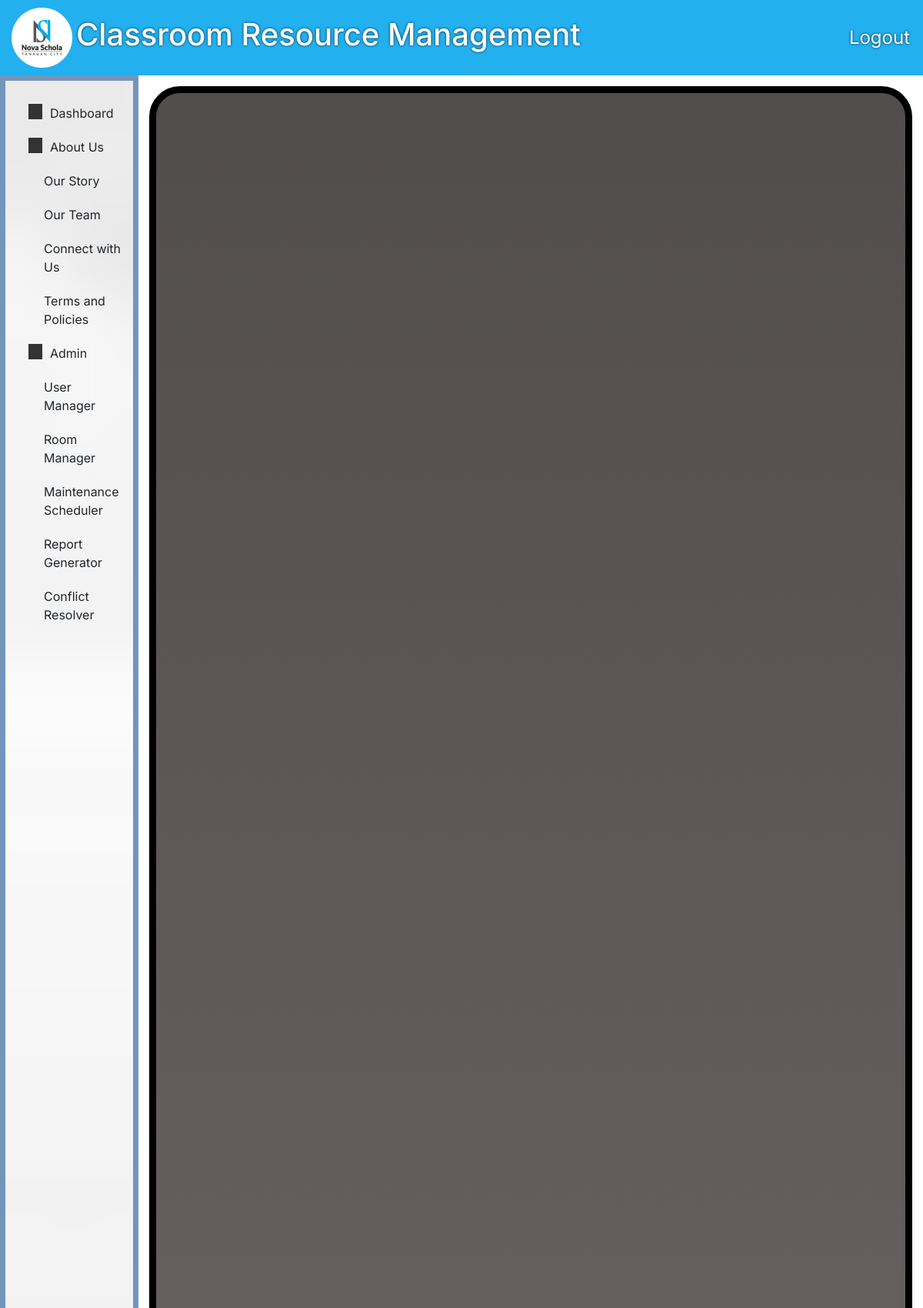
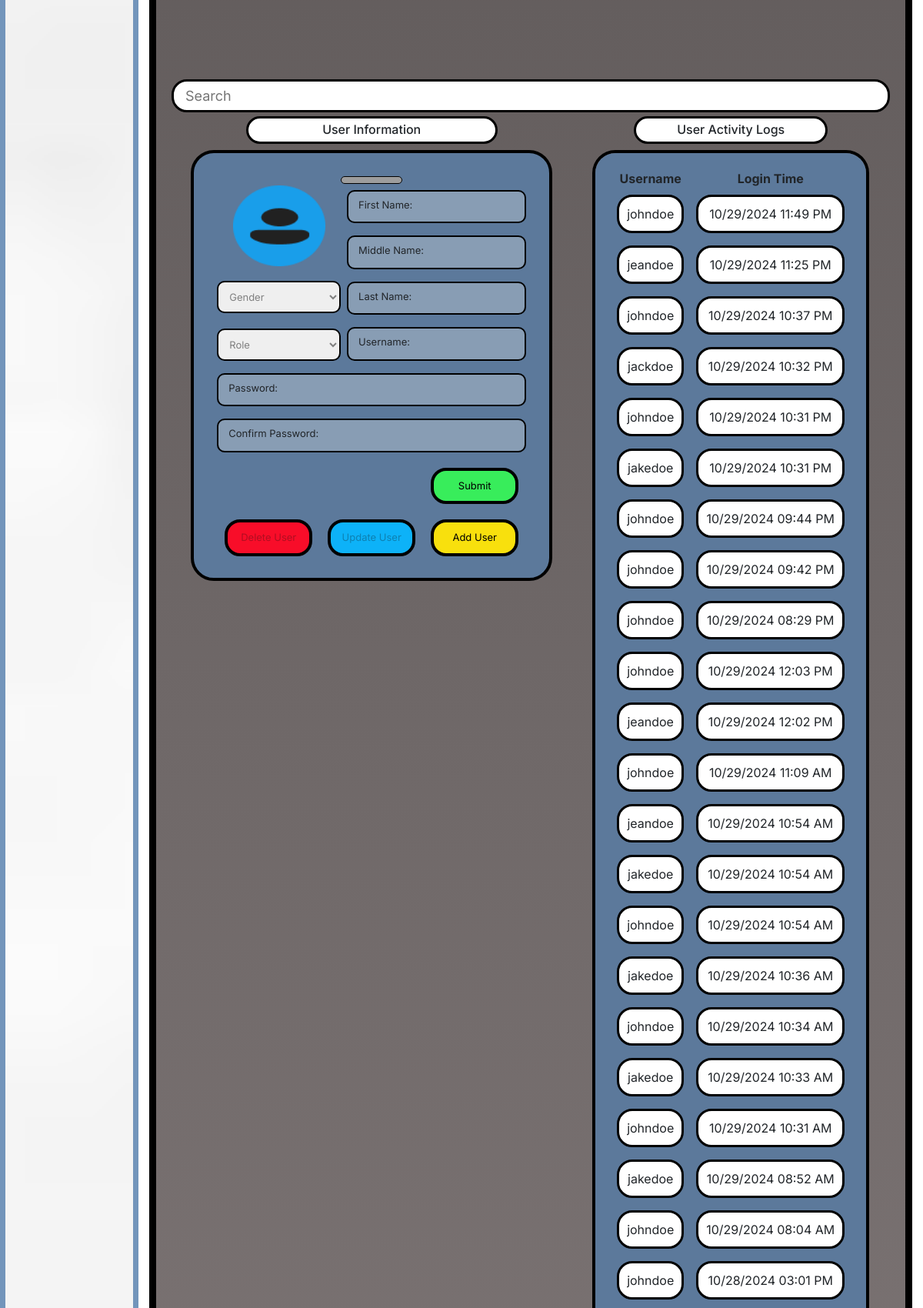
/pages/a-userManager.php (signed in, upper part), run on the app's committed database (2 pictures, top to bottom).
### tables this page shows
CREATE TABLE `users` (
  `user_id` int(11) NOT NULL,
  `username` varchar(50) NOT NULL,
  `password` varchar(255) NOT NULL,
  `role` enum('student','teacher','admin') NOT NULL,
  `first_name` varchar(50) NOT NULL,
  `middle_name` varchar(50) DEFAULT NULL,
  `last_name` varchar(50) NOT NULL,
  `gender` enum('male','female','other') NOT NULL
);

### pages/a-userManager.php (the view, shortened to what this page needs)
<?php
include "panel.php";
function getUserActivityLogs()
{
    global $conn;
    $sql = "
        SELECT u.username, DATE_FORMAT(l.login_time, '%m/%d/%Y %I:%i %p') AS login
        FROM user_activity_log l
        JOIN users u ON l.user_id = u.user_id
        ORDER BY l.login_time
        DESC";
    $result = $conn->query($sql);
    return $result->fetch_all(MYSQLI_ASSOC);
}
$logs = getUserActivityLogs();
?>
<main>
    <div class="mainUserManager">
        <div class="containerUserManager">
            <form id="searchForm">
                <input type="text" id="searchTerm" placeholder="Search" required oninput="searchUsers()" onblur="hideResults()" onfocus="showResults()" autocomplete="off">
            </form>
            <div class="separator">
                <div class="form">
                    <div id="h6-div"><h6>User Information</h6></div>
                    <form id="userForm" method="POST" action="">
                        <span>
                            <div class="design"></div>
                        </span>
                        <div class="form-separator">
                            <div class="separate">
                                <img src="../images/team.png" alt="">
                                <br>
                                <select id="gender" name="gender" required disabled>
                                    <option value="" disabled selected>Gender</option>
                                </select><br>
                                <select id="role" name="role" required disabled>
                                    <option value="" disabled selected>Role</option>
                                </select>
                            </div>
                            <div class="separate">
                                <div class="form-group">
                                    <input type="text" id="first_name" name="first_name" placeholder=" " autocomplete="off" required disabled>
                                    <label for="first_name">First Name:</label>
                                </div>
                                <div class="form-group">
                                    <input type="text" id="middle_name" name="middle_name" placeholder=" " autocomplete="off" disabled>
                                    <label for="middle_name">Middle Name:</label>
                                </div>
                                <div class="form-group">
                                    <input type="text" id="last_name" name="last_name" placeholder=" " autocomplete="off" required disabled>
                                    <label for="last_name">Last Name:</label>
                                </div>
                                <div class="form-group">
                                    <input type="text" id="username" name="username" placeholder=" " autocomplete="off" required disabled>
                                    <label for="username">Username:</label>
                                </div>
                            </div>
                        </div>
                        <div class="form-group">
                            <input type="password" id="password" name="password" placeholder=" " autocomplete="off" required disabled>
                            <label for="password">Password:</label>
                        </div>
                        <div class="form-group">
                            <input type="password" id="confirm_password" name="confirm_password" placeholder=" " autocomplete="off" required disabled>
                            <label for="confirm_password">Confirm Password:</label>
                        </div>
                        <div class="submit-buttons">
                            <div>
                                <button type="submit" name="action" id="submitBtn" value="add">Submit</button>
                            </div>
                            <div>
                                <button type="submit" name="action" value="delete" id="deleteBtn" disabled>Delete User</button>
                                <button type="button" id="updateBtn" onclick="enableFormUpdate()" disabled>Update User</button>
                                <button type="button" id="addBtn" onclick="clearForm(), enableFormAdd()">Add User</button>
                            </div>
                        </div>
                    </form>
                </div>
                <div class="logs">
                    <h6>User Activity Logs</h6>
                    <div>
                        <table>
                            <thead>
                                <tr>
                                    <th>Username</th>
                                    <th>Login Time</th>
                                </tr>
                            </thead>
                            <tbody>
                                <?php if (empty($logs)): ?>
                                    <tr>
                                        <td colspan="2">
                                            <div>No activity logs found.</div>
                                        </td>
                                    </tr>
                                <?php else: ?>
                                    <?php foreach ($logs as $log): ?>
                                        <tr>
                                            <td>
                                                <div><?php echo htmlspecialchars($log['username']); ?></div>
                                            </td>
                                            <td>
                                                <div><?php echo htmlspecialchars($log['login']); ?></div>
                                            </td>
                                        </tr>
                                    <?php endforeach; ?>
                                <?php endif; ?>
                            </tbody>
                        </table>
                    </div>
                </div>
            </div>
        </div>
    </div>
</main>
<?php
include "closing.php";
?>

### css/main.css (style rules this page uses)
* { font-family: Inter; }
html, body { height: 100%; margin: 0 !important; padding: 0 !important; display: flex; flex-direction: column; overflow: auto; }
main { display: flex; flex: 1; }
.mainUserManager { display: flex; flex-direction: column; flex: 1; margin: 14px; border: 9px solid #000; background: linear-gradient(rgba(82, 77, 77, 1), rgba(184, 172, 172, 1)); border-radius: 40px; padding: 20px; justify-content: center; }
.mainUserManager .containerUserManager { display: flex; flex-direction: column; align-items: center; }
.mainUserManager .containerUserManager .separator { display: flex; justify-content: space-around; width: 100%; }
#h6-div { width: 100%; display: flex; justify-content: center; }
#searchForm { position: relative; display: flex; width: 100%; }
#searchTerm { width: 100%; border: 3px solid #000; border-radius: 20px; padding: 5px 15px; font-size: large; }
.separator { padding-top: 5px; }
.separator .form { width: 50%; display: flex; flex-direction: column; align-items: center; }
.separator .form #userForm { font-size: small !important; }
.separator .logs > div { height: 60vh; overflow-y: auto; }
.logs { display: flex; flex-direction: column; align-items: center; }
.logs > div { padding: 20px; border: 4px solid #000; border-radius: 30px; background: #5c799b; }
.logs h6 { text-align: center; border: 3px solid #000; background-color: #fff; width: 70%; padding: 5px; border-radius: 30px; }
.form-group { position: relative; }
.form-group input { width: 100%; padding: 10px; padding-left: 10px; box-sizing: border-box; border-radius: 10px; border: 2px solid #000; }
.form-group label { position: absolute; left: 10px; top: 10px; transition: 0.3s; padding: 0 5px; }
.form-group input:focus + label, .form-group input:not(:placeholder-shown) + label { top: -15px; font-size: small; border: 0px solid; border-radius: 5px 5px 0 0; }
.form-separator { display: flex; justify-content: space-between; height: 50%; }
.form-separator .separate { display: flex; flex-direction: column; width: 58%; justify-content: end; }
.form-separator .separate:nth-child(1) { width: 40%; align-items: center; margin-bottom: 1rem; }
.form-separator .separate select { width: 100%; padding: 10px; padding-left: 10px; border-radius: 10px; border: 2px solid #000; }
#userForm { padding: 30px; border: 4px solid #000; border-radius: 30px; background: #5c799b; }
.form .submit-buttons div { margin-top: 20px; display: flex; justify-content: space-between; }
.form .submit-buttons div:nth-child(1) { justify-content: end; }
.form .submit-buttons button { width: 9.5vw; margin: 0 10px; padding: 10px 0; border: 4px solid #000; border-radius: 20px; }
.form .submit-buttons div:nth-child(1) button { background-color: #38ed5b; }
.form .submit-buttons button:nth-child(1) { background-color: #f80d29; }
.form .submit-buttons button:nth-child(2) { background-color: #0db2f8; }
.form .submit-buttons button:nth-child(3) { background-color: #f8e00d; }
.form h6 { text-align: center; border: 3px solid #000; background-color: #fff; width: 70%; padding: 5px; border-radius: 30px; }
.design { background-color: #9d9d9d; border: 1px solid #000; border-radius: 20px; width: 20%; height: 10px; }
.form span { display: flex; justify-content: center; width: 100%; }
.separate img { max-width: 100%; max-height: 100%; width: 10vw; }
.left-section th, td { border: 1px solid black; padding: 8px; text-align: left; }

### pages/a-userManager.php (style rules this page uses)
td div { text-align: center; border: 3px solid #000; background: #fff; padding: 10px; border-radius: 20px; }
td { border: 0; }
th { text-align: center; }

### data on the page
users: username "johndoe", login "10/29/2024 11:49 PM", login "10/29/2024 10:37 PM", login "10/29/2024 10:31 PM", login "10/29/2024 09:44 PM", login "10/29/2024 09:42 PM", login "10/29/2024 08:29 PM", login "10/29/2024 12:03 PM", login "10/29/2024 11:09 AM", login "10/29/2024 10:54 AM", login "10/29/2024 10:34 AM", login "10/29/2024 10:31 AM", login "10/29/2024 08:04 AM", login "10/28/2024 03:01 PM"
users: username "jeandoe", login "10/29/2024 11:25 PM", login "10/29/2024 12:02 PM", login "10/29/2024 10:54 AM"
users: username "jackdoe", login "10/29/2024 10:32 PM"
users: username "jakedoe", login "10/29/2024 10:31 PM", login "10/29/2024 10:54 AM", login "10/29/2024 10:36 AM", login "10/29/2024 10:33 AM", login "10/29/2024 08:52 AM"

### other printed values
$roleText "Admin"
